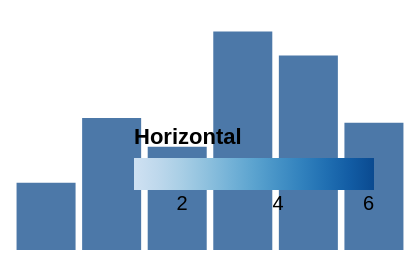

Here is the Vega-Lite specification saved for this chart:
### Vega specification from a JSON file in a GitHub repository (floating-point values rounded to 4 significant figures)
{"width": 200, "height": 120, "padding": 5, "data": [{"name": "t", "values": [{"a": "Alpha", "b": 28, "c": "x", "d": 1}, {"a": "Bravo", "b": 55, "c": "y", "d": 2}, {"a": "Charlie", "b": 43, "c": "x", "d": 3}, {"a": "Delta", "b": 91, "c": "z", "d": 4}, {"a": "Echo", "b": 81, "c": "y", "d": 5}, {"a": "Foxtrot", "b": 53, "c": "z", "d": 6}]}], "scales": [{"name": "x", "type": "band", "domain": {"data": "t", "field": "a"}, "range": "width", "padding": 0.1}, {"name": "y", "type": "linear", "domain": {"data": "t", "field": "b"}, "range": "height", "nice": true}, {"name": "color", "type": "ordinal", "domain": {"data": "t", "field": "c"}, "range": {"scheme": "category10"}}, {"name": "ramp", "type": "linear", "domain": {"data": "t", "field": "d"}, "range": {"scheme": "blues"}}, {"name": "size", "type": "linear", "domain": {"data": "t", "field": "b"}, "range": [10, 200]}, {"name": "shape", "type": "ordinal", "domain": {"data": "t", "field": "c"}, "range": "symbol"}, {"name": "quant", "type": "quantize", "domain": [0, 100], "range": {"scheme": "greens", "count": 4}}], "marks": [{"type": "rect", "from": {"data": "t"}, "encode": {"enter": {"x": {"scale": "x", "field": "a"}, "width": {"scale": "x", "band": 1}, "y": {"scale": "y", "field": "b"}, "y2": {"scale": "y", "value": 0}}}}], "legends": [{"fill": "ramp", "type": "gradient", "title": "Horizontal", "direction": "horizontal", "gradientLength": 120, "orient": "bottom-right"}]}
